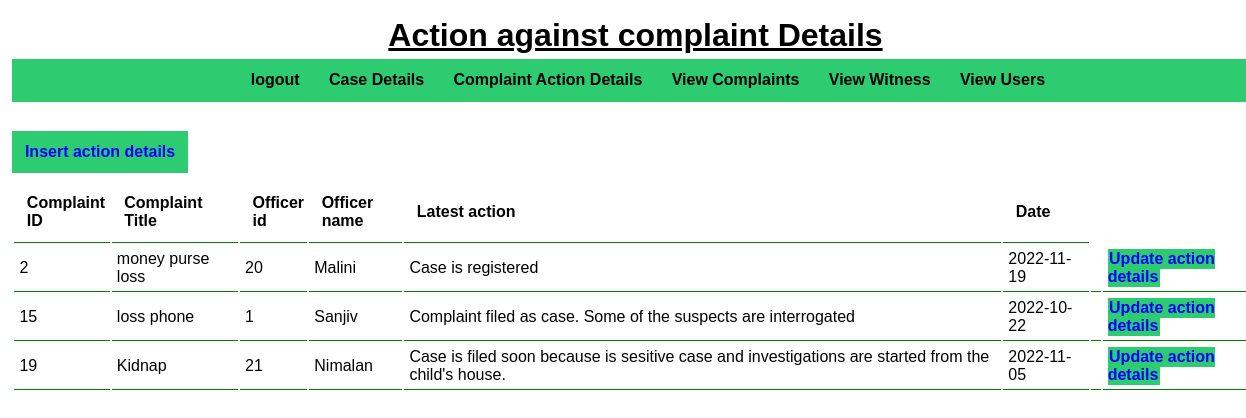
The app's page /complaint_action_details.php with its own data.
### tables this page shows
CREATE TABLE `action` (
  `complaint_id` int(11) NOT NULL,
  `officer_id` int(11) NOT NULL,
  `actions` text NOT NULL,
  `update_date` date NOT NULL
);

CREATE TABLE `complaint` (
  `complaint_id` int(11) NOT NULL,
  `type` varchar(20) DEFAULT NULL,
  `user_id` varchar(20) NOT NULL,
  `complaint_date` date NOT NULL,
  `complaint_title` varchar(20) NOT NULL,
  `statement` text NOT NULL
);

CREATE TABLE `officer` (
  `officer_id` int(11) NOT NULL,
  `name` varchar(20) NOT NULL,
  `phone_no` int(10) NOT NULL,
  `post` varchar(20) NOT NULL,
  `user_id` varchar(20) NOT NULL,
  `password` varchar(255) NOT NULL
);

### complaint_action_details.php (the view, shortened to what this page needs)
<?php include('connection.php');?>
    <link rel="stylesheet" href="..\Css\admin.css">
<div class="main-content">
    <div class="wrapper">
        <h1 style='text-align:center'><u>Action against complaint Details</u></h1>
        <div class="complaints">
           <div class="wrapper">
                <ul>
                    <li><a href="admin_login.php">logout</a></li>
                    <li><a href="view_cases1.php">Case Details</a></li>
                    <li><a href="complaint_action_details.php">Complaint Action Details</a></li>
                    <li><a href="view_complaints.php">View Complaints</a></li>
                    <li><a href="view_witness.php">View Witness</a></li>
                    <li><a href="view_users.php">View Users</a></li>
                </ul>
                </div>
        </div>
        <br>
        <br>
         <td><a href="<?php echo SITEURL;?> complaint_action.php" class="btn btn-secondary">Insert action details</a></td>
        <br>
        <br>
    <table cellpadding="pixels" cellspacing="pixels">
        <tr>
            <th>Complaint ID</th>
            <th>Complaint Title</th></th>
            <th>Officer id</th>
            <th>Officer name</th>
            <th>Latest action</th>
            <th>Date</th>
        </tr>
        <?php
        $sql="select officer.name as name,complaint.complaint_id as comid,complaint.complaint_title as title,officer.officer_id as id,action.actions as actions,action.update_date as date from officer,complaint,action where complaint.complaint_id=action.complaint_id and officer.officer_id=action.officer_id"; ;
        $res=mysqli_query($conn,$sql) or die(mysqli_error());
        if($res==true)
        {
            $count=mysqli_num_rows($res);
            if( $count>0)
            {
                while($rows=mysqli_fetch_assoc($res))
                {
                    $comid=$rows['comid'];
                    $title=$rows['title'];
                    $id=$rows['id'];
                    $name=$rows['name'];
                    $actions=$rows['actions'];
                    $date=$rows['date'];
                    ?>
                       <tr>
                        <td><?php echo $comid;?> </td>
                        <td><?php echo $title;?> </td>
                        <td><?php echo $id;?> </td>
                        <td><?php echo $name;?> </td>
                        <td><?php echo $actions;?> </td>
                        <td><?php echo $date;?> </td>
                        <td>
                        <td><a href="<?php echo SITEURL;?> update_action.php?comid=<?php echo $complaint_id;?>" class="btn btn-secondary">Update action details</a></td>
                    </td>
                       </tr>
                    <?php
                }
            }
        }
        ?>
    </table>
</div>
</div>

### admin.css (style rules this page uses)
* { margin: 0; padding: 0; font-family: Arial, Helvetica, sans-serif; }
.wrapper { padding: 1%; width: 100%; margin: 5 auto; }
.complaints { text-align: center; background-color: #2ecc71; text-align: center; }
.complaints ul { list-style-type: none; }
.complaints ul li { display: inline; padding: 1%; }
.complaints ul li a { text-decoration-line: none; font-weight: bolder; color: black; }
h1 { text-align: center; }
table tr th { border-bottom: 1px solid green; padding: 1%; text-align: left; }
table tr td { padding: 1%; }
.btn-secondary { background-color: #2ecc71; padding: 1%; color: blue; text-decoration: none; font-weight: bold; }
table tr td { border-bottom: 1px solid green; padding: 5px; text-align: left; }

### complaint_action_details.php (style rules this page uses)
td { padding:0 15px; }

### records on screen
action: complaint.complaint_id "2", complaint.complaint_title "money purse loss", officer.officer_id "20", officer.name "Malini", actions "Case is registered", update_date "2022-11-19"
action: complaint.complaint_id "15", complaint.complaint_title "loss phone", officer.officer_id "1", officer.name "Sanjiv", actions "Complaint filed as case. Some of the suspects are interrogated", update_date "2022-10-22"
action: complaint.complaint_id "19", complaint.complaint_title "Kidnap", officer.officer_id "21", officer.name "Nimalan", actions "Case is filed soon because is sesitive case and investigations are started from the child's house.", update_date "2022-11-05"
